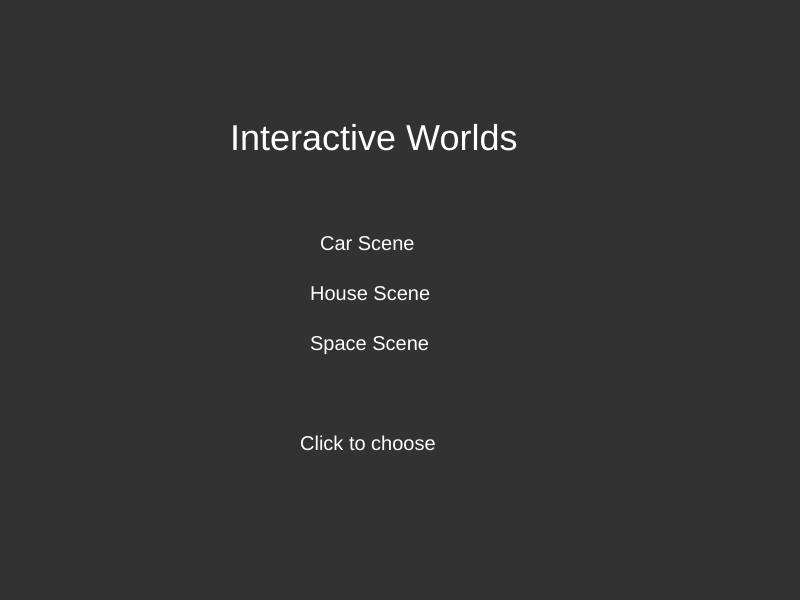
Frame 1 (no input)
Frame 60 (no input): identical to frame 1, image omitted
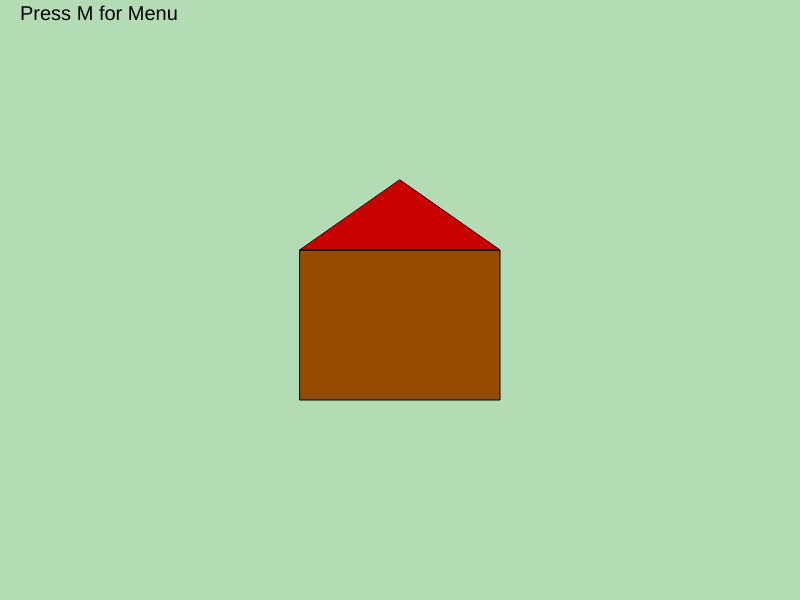
Frame 120 (the mouse pressed at the canvas centre since frame 60)

The p5.js sketch that drew these frames (run headless with seeded random() and noise() and a simulated clock; from frame 60 on, the mouse is pressed at the canvas centre):

// p5.js sketch
// ── sketch.js
/* 
Name: Jai G
Title: Interactive Worlds – Follow Me Car Project

Instructions:
- Click on the menu to choose a scene
- Move your mouse to guide the car (Car Scene)
- Click to change colors
- Press "S" to stop the sun rotation
- Press "G" to start the sun rotation
- Press "M" to return to menu
- Press "R" to restart
*/



// what screen we are on
let state = "menu";
let timer = 0;

// car stuff
let carX;
let carY;
let speed = 0.05;

let r = 255;
let g = 0;
let b = 0;

// sun stuff
let sunAngle = 0;
let sunMoving = true;
let sunR = 255;
let sunG = 204;
let sunB = 0;

// house + space
let houseSize = 1;
let starAmount = 50;

function setup() {
  createCanvas(800, 600);
  carX = width / 2;
  carY = height / 2 + 80;
}

function draw() {

  if (state == "menu") {
    showMenu();
  }

  if (state == "car") {
    showCarScene();
  }

  if (state == "house") {
    showHouseScene();
  }

  if (state == "space") {
    showSpaceScene();
  }

  if (state == "gameOver") {
    showGameOver();
  }
}

// -------- MENU --------
function showMenu() {
  background(50);

  fill(255);
  textSize(36);
  text("Interactive Worlds", 230, 150);

  textSize(20);
  text("Car Scene", 320, 250);
  text("House Scene", 310, 300);
  text("Space Scene", 310, 350);

  text("Click to choose", 300, 450);
}

// -------- CAR SCENE --------
function showCarScene() {
  background(135, 206, 235);
  timer++;

  // sun
  push();
  translate(700, 100);

  if (sunMoving == true) {
    sunAngle = sunAngle + 0.02;
  }

  rotate(sunAngle);

  fill(sunR, sunG, sunB);
  ellipse(0, 0, 120, 120);

  stroke(255);
  line(0, -80, 0, -140);
  line(0, 80, 0, 140);
  line(-80, 0, -140, 0);
  line(80, 0, 140, 0);

  pop();

  // road
  fill(80);
  rect(0, height/2 + 40, width, 120);

  // car follows mouse
  carX = carX + (mouseX - carX) * speed;
  carY = carY + (mouseY - carY) * speed;

  // keep car on road
  carX = constrain(carX, 60, width - 60);
  carY = constrain(carY, height/2 + 60, height/2 + 140);

  drawCar(carX, carY);

  fill(0);
  textSize(16);
  text("Press M for Menu", 20, 20);

  if (timer > 600) {
    state = "gameOver";
  }
}

// -------- HOUSE --------
function showHouseScene() {
  background(180, 220, 180);

  push();
  translate(width/2, height/2);
  scale(houseSize);

  fill(150, 75, 0);
  rect(-100, -50, 200, 150);

  fill(200, 0, 0);
  triangle(-100, -50, 100, -50, 0, -120);

  pop();

  fill(0);
  text("Press M for Menu", 20, 20);
}

// -------- SPACE --------
function showSpaceScene() {
  background(0);

  for (let i = 0; i < starAmount; i++) {
    let x = random(width);
    let y = random(height);
    fill(255);
    circle(x, y, 3);
  }

  fill(255);
  text("Press M for Menu", 20, 20);
}

// -------- GAME OVER --------
function showGameOver() {
  background(0);

  fill(255, 0, 0);
  textSize(40);
  text("Game Over", 260, 250);

  fill(255);
  textSize(20);
  text("Press R to Restart", 260, 300);
}

// -------- DRAW CAR --------
function drawCar(x, y) {
  push();
  translate(x, y);

  fill(r, g, b);
  rect(-50, -20, 100, 40);

  fill(r - 50, g, b);
  rect(-25, -40, 50, 25);

  fill(0);
  ellipse(-30, 25, 30);
  ellipse(30, 25, 30);

  stroke(255);

  // rims
  line(-30, 25, -30, 10);
  line(-30, 25, -20, 20);
  line(-30, 25, -40, 20);
  line(-30, 25, -20, 30);
  line(-30, 25, -40, 30);

  line(30, 25, 30, 10);
  line(30, 25, 40, 20);
  line(30, 25, 20, 20);
  line(30, 25, 40, 30);
  line(30, 25, 20, 30);

  pop();
}

// -------- MOUSE --------
function mousePressed() {

  // menu clicks
  if (state == "menu") {
    if (mouseY > 230 && mouseY < 260) {
      state = "car";
      timer = 0;
    }

    else if (mouseY > 280 && mouseY < 310) {
      state = "house";
    }

    else if (mouseY > 330 && mouseY < 360) {
      state = "space";
    }
  }

  // car clicks
  else if (state == "car") {
    r = random(50,255);
    g = random(50,255);
    b = random(50,255);

    sunR = random(200,255);
    sunG = random(150,255);
    sunB = random(0,200);

    speed = speed + 0.02;
  }

  // house clicks (shrink)
  else if (state == "house") {
    houseSize = houseSize - 0.1;

    if (houseSize < 0.3) {
      houseSize = 0.3;
    }
  }

  // space clicks (slower = less stars)
  else if (state == "space") {
    starAmount = starAmount - 5;

    if (starAmount < 10) {
      starAmount = 10;
    }
  }
}

// -------- KEYS --------
function keyPressed() {

  if (key == 'm' || key == 'M') {
    state = "menu";
  }

  if (key == 'r' || key == 'R') {
    resetGame();
  }

  if (key == 's' || key == 'S') {
    sunMoving = false;
  }

  if (key == 'g' || key == 'G') {
    sunMoving = true;
  }
}

// -------- RESET --------
function resetGame() {
  state = "menu";
  timer = 0;
  speed = 0.05;
  houseSize = 1;
  starAmount = 50;
}
